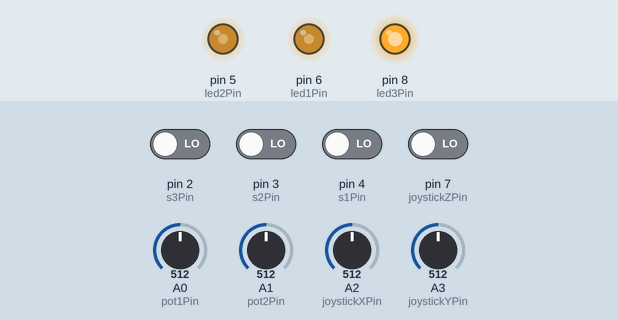
Simulated run of this sketch. Board: Arduino Uno, built with avr-gcc and run on an emulated ATmega328P. Shown: output pins drawn as LEDs (lit = HIGH). Inputs (shaded band) come from the test bench; at power-on: pin 2 (s3Pin), pin 3 (s2Pin), pin 4 (s1Pin), pin 7 (joystickZPin) LOW, A0 (pot1Pin) = 512, A1 (pot2Pin) = 512, A2 (joystickXPin) = 512, A3 (joystickYPin) = 512. No radio packets arrive unless stated.

Above: at 1.2 s.
1.3 s: A0 (pot1Pin) set to 716
At 2.5 s:
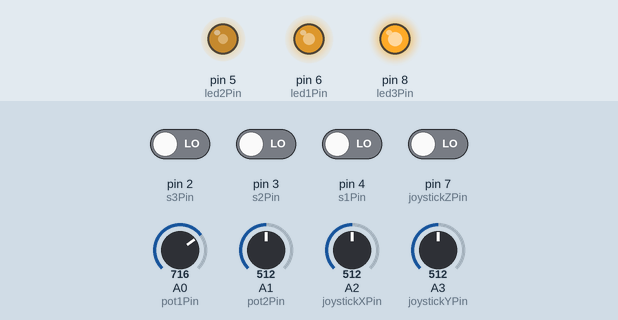
2.8 s: A1 (pot2Pin) set to 716
At 3.8 s:
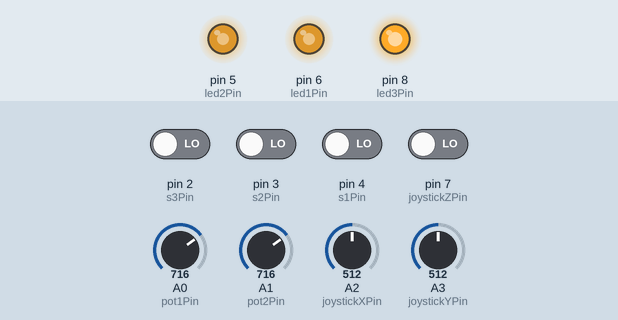
4.3 s: A0 (pot1Pin) set to 992
At 4.9 s:
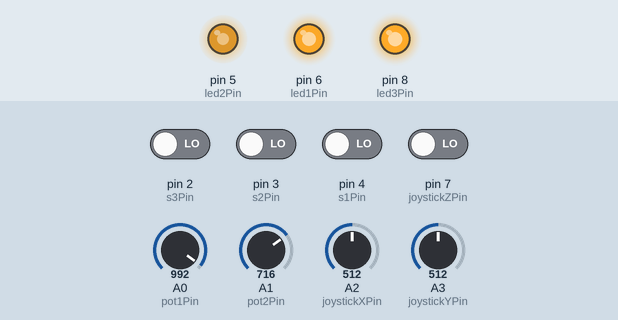
5.8 s: A1 (pot2Pin) set to 992
At 6.8 s:
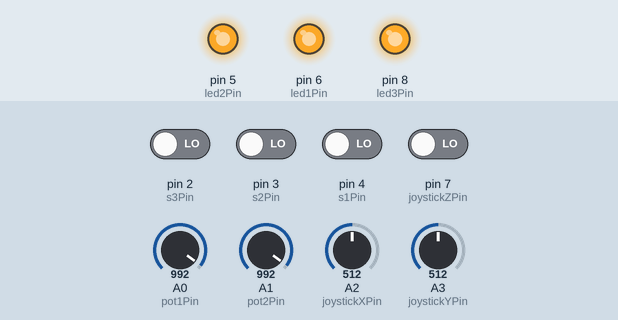
7.3 s: A0 (pot1Pin) set to 306
At 8.4 s:
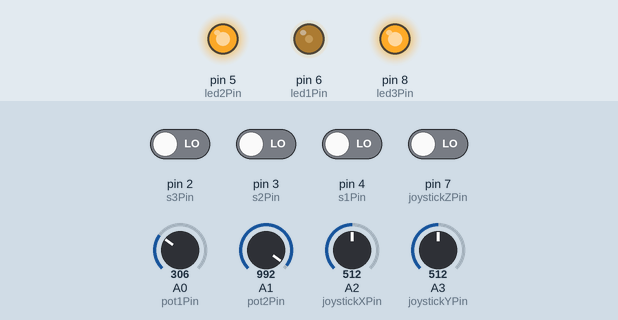
8.8 s: A1 (pot2Pin) set to 30
At 9.6 s:
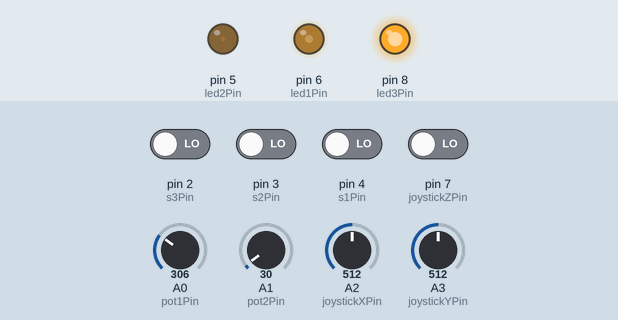
Timing chart, 0 to 11.3 s (numbered marks = the images above; inputs shaded):
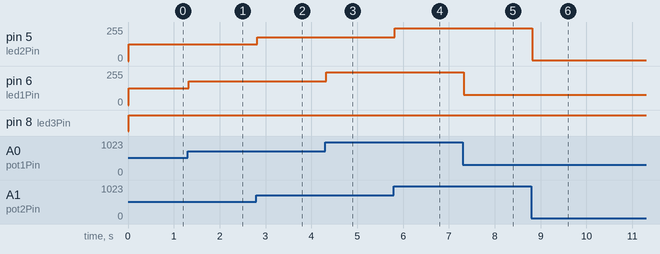

The sketch:

Remote.ino
```cpp
// (licence header left out)
#ifndef ARDUINO_AVR_UNO
#error Wrong board. Please choose "Arduino/Genuino Uno"
#endif

// NRF24L01
#include <SPI.h>
#include "RF24.h"
RF24 radio(9, 10);                // define the object to control NRF24L01
const byte addresses[6] = "Free1";// define communication address which should correspond to remote control
// wireless communication
int dataWrite[8];                 // define array used to save the write data
// pin
const int pot1Pin = A0,           // define POT1
          pot2Pin = A1,           // define POT2
          joystickXPin = A2,      // define pin for direction X of joystick
          joystickYPin = A3,      // define pin for direction Y of joystick
          joystickZPin = 7,       // define pin for direction Z of joystick
          s1Pin = 4,              // define pin for S1
          s2Pin = 3,              // define pin for S2
          s3Pin = 2,              // define pin for S3
          led1Pin = 6,            // define pin for LED1 which is close to POT1 and used to indicate the state of POT1
          led2Pin = 5,            // define pin for LED2 which is close to POT2 and used to indicate the state of POT2
          led3Pin = 8;            // define pin for LED3 which is close to NRF24L01 and used to indicate the state of NRF24L01

void setup() {
  // NRF24L01
  radio.begin();                      // initialize RF24
  radio.setDataRate(RF24_1MBPS);      // set data rate through the air
  radio.setPALevel(RF24_PA_MAX);      // set power amplifier (PA) level
  radio.setRetries(0, 15);            // set the number and delay of retries
  radio.openWritingPipe(addresses);   // open a pipe for writing
  radio.openReadingPipe(1, addresses);// open a pipe for reading
  radio.stopListening();              // stop listening for incoming messages
  // pin
  pinMode(joystickZPin, INPUT);       // set led1Pin to input mode
  pinMode(s1Pin, INPUT);              // set s1Pin to input mode
  pinMode(s2Pin, INPUT);              // set s2Pin to input mode
  pinMode(s2Pin, INPUT);              // set s3Pin to input mode
  pinMode(led1Pin, OUTPUT);           // set led1Pin to output mode
  pinMode(led2Pin, OUTPUT);           // set led2Pin to output mode
  pinMode(led3Pin, OUTPUT);           // set led3Pin to output mode
}

void loop() {
  // put the values of rocker, switch and potentiometer into the array
  dataWrite[0] = analogRead(pot1Pin);
  dataWrite[1] = analogRead(pot2Pin);
  dataWrite[2] = analogRead(joystickXPin);
  dataWrite[3] = analogRead(joystickYPin);
  dataWrite[4] = digitalRead(joystickZPin);
  dataWrite[5] = digitalRead(s1Pin);
  dataWrite[6] = digitalRead(s2Pin);
  dataWrite[7] = digitalRead(s3Pin);

  // control time to write every 20ms
  static unsigned long lastRf24WriteMillis = 0;
  unsigned long millisNow = lastRf24WriteMillis;
  while (millisNow - lastRf24WriteMillis < 20)
    millisNow = millis();
  lastRf24WriteMillis = millisNow;
  digitalWrite(led3Pin, LOW);

  // write radio data
  if (radio.writeFast(dataWrite, sizeof(dataWrite)))
    digitalWrite(led3Pin, HIGH);

  // make LED emit different brightness of light according to analog of potentiometer
  analogWrite(led1Pin, map(dataWrite[0], 0, 1023, 0, 255));
  analogWrite(led2Pin, map(dataWrite[1], 0, 1023, 0, 255));
}
```

Measured:
- after the input at 1.3 s, pin 6 (led1Pin): 127/255 → 178/255 at once
- after the input at 2.8 s, pin 5 (led2Pin): 127/255 → 178/255 at once
- after the input at 4.3 s, pin 6 (led1Pin): 178/255 → 247/255 at once
- after the input at 5.8 s, pin 5 (led2Pin): 178/255 → 247/255 at once
- after the input at 7.3 s, pin 6 (led1Pin): 247/255 → 76/255 at once
- after the input at 8.8 s, pin 5 (led2Pin): 247/255 → 7/255 at once
